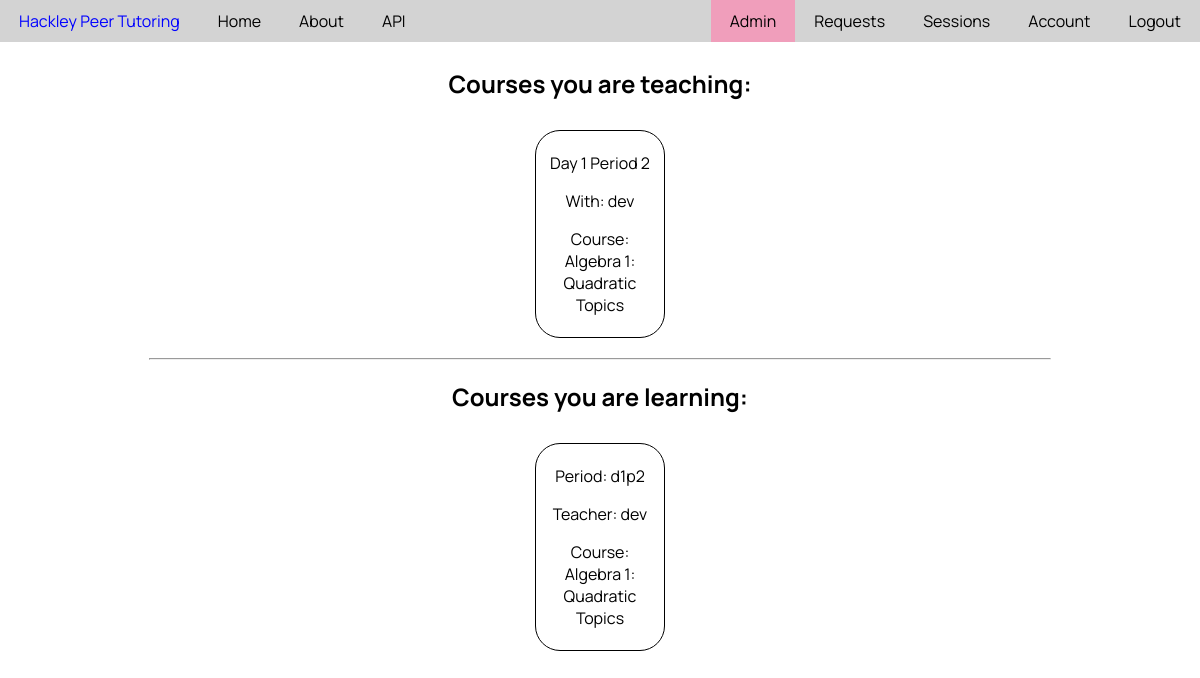
The page /sessions (signed in) on the database as committed earlier.
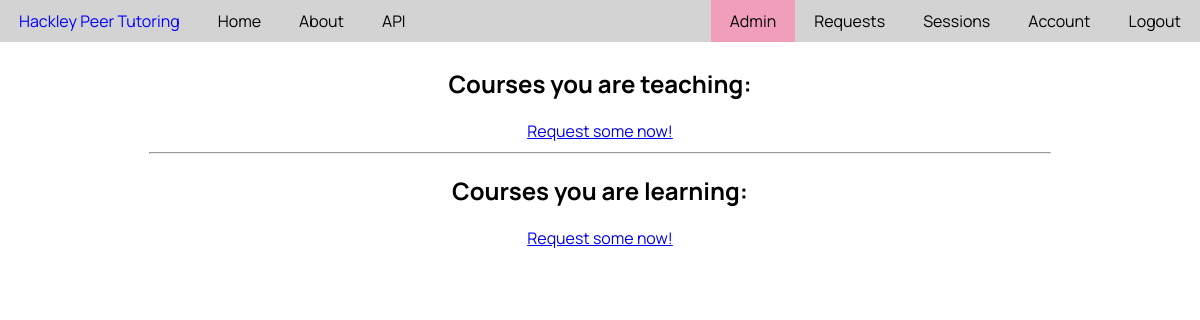
The same page on the database as committed later.
### PeerTutor/models.py (models this page shows, shortened)
class Match(db.Model):
    __tablename__ = 'match'
    id = db.Column(db.Integer, primary_key=True)
    tutor_id = db.Column(db.Integer, nullable=False)
    tutee_id = db.Column(db.Integer, nullable=False)
    course_id = db.Column(db.Integer, nullable=False)
    period = db.Column('period', db.String, nullable=False)

class User(db.Model, UserMixin):
    __tablename__ = 'user'
    id = db.Column(db.Integer, primary_key=True)
    username = db.Column(db.String(20), unique=True, nullable=False)
    email = db.Column(db.String(120), unique=True, nullable=False)
    password = db.Column(db.String(60), nullable=False)
    permission = db.Column(db.Integer, default='1')
    grade = db.Column(db.Integer, nullable=False)
    date_joined = db.Column(db.DateTime, nullable=False, default=datetime.utcnow)
    gradeLevels = db.Column(db.String(20), default="8,9,10,11,12") #8 means all middle school
    schedule = db.relationship('Schedule', backref='user', lazy=True)
    requests = db.relationship('CourseRequest', backref='user', lazy=True)

class Course(db.Model):
    __tablename__ = 'course'
    id = db.Column(db.Integer, primary_key=True)
    name = db.Column(db.String(20), unique=True, nullable=False)
    description = db.Column(db.Text, nullable=False)

### PeerTutor/tutoring/routes.py (the view)
@tutor_functions.route('/sessions', methods=['GET'])
@login_required
def sessions():
    teacherMatches = Match.query.filter_by(tutor_id=current_user.id).all()
    studentMatches = Match.query.filter_by(tutee_id=current_user.id).all()
    return render_template('sessions.html', teacherMatches=teacherMatches, studentMatches=studentMatches, queryUser=queryUser, queryCourse=queryCourse, convertPeriodToString=convertPeriodToString, len=len)

### PeerTutor/algorithims/conversions.py (called while the page is built)
def stringToArrayUD(string): #undelimited
    array = []
    for letter in string:
        array.append(letter)
    return array

### PeerTutor/models.py (called while the page is built)
@login_manager.user_loader
def load_user(user_id):
   return User.query.get(int(user_id))

### PeerTutor/tutoring/utils.py (called while the page is built)
def queryUser(id):
    return User.query.get(id)

def queryCourse(id):
    return Course.query.get(id)

def convertPeriodToString(period):
    array = stringToArrayUD(period)
    return "Day " + array[1] + " Period " + array[3]

### PeerTutor/templates/sessions.html (shortened to what this page needs)
{% extends 'base.html' %}
{% block content %}
    <div class="session-container">
        <h2> Courses you are teaching: </h2>
        {% for match in teacherMatches %}
            <div class="match-container">
                <p> {{ convertPeriodToString(match.period) }} </p>
                <p> With: {{ queryUser(match.tutee_id).username }} </p>
                <p> Course: {{ queryCourse(match.course_id).name }} </p>
            </div>
        {% endfor %}
        {% if len(teacherMatches) == 0 %}
            <a href="{{url_for('tutor_functions.requests')}}"> Request some now! </a>
        {% endif %}
    </div>
    <hr class="session-divider">
    <div class="session-container">
        <h2> Courses you are learning: </h2>
        {% for match in studentMatches %}
            <div class="match-container">
                <p> Period: {{ match.period }} </p>
                <p> Teacher: {{ queryUser(match.tutor_id).username }} </p>
                <p> Course: {{ queryCourse(match.course_id).name }} </p>
            </div>
        {% endfor %}
        {% if len(studentMatches) == 0 %}
            <a href="{{url_for('tutor_functions.requests')}}"> Request some now! </a>
        {% endif %}
    </div>
{% endblock %}

Rows that differ between the two databases and show on the page:
removed Match: period "Day 1 Period 2", period "d1p2"
no longer on this page (row edited): User: username "dev"
no longer on this page (row unchanged): Course: name "Algebra 1: Quadratic Topics"
Other text that changed with them:
text now shown: "Request some now! Request some now!"
